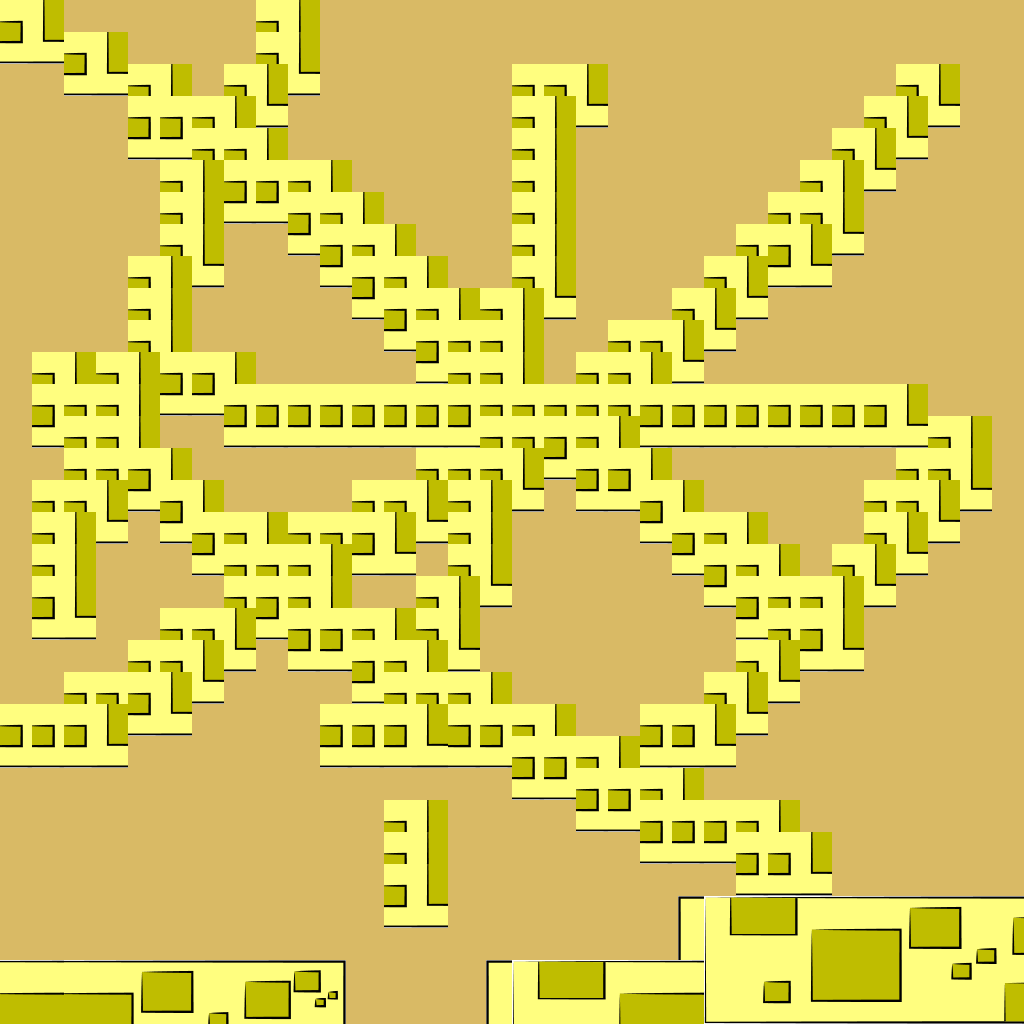

Tiled map render using the project's own tile images. Description and the map definition, with tile-layer contents summarised, below:
An orthogonal 32x32 tile map with 32x32 px tiles, 1 tile layer (tiles), 2 tilesets and 2 objects (object, player).

<map version="1.0" orientation="orthogonal" width="32" height="32" tilewidth="32" tileheight="32" backgroundcolor="#d9ba65">
 <tileset firstgid="1" name="tiles" tilewidth="64" tileheight="64">
  <image source="../graphics/tiles.png" width="512" height="128" />
 </tileset>
 <tileset firstgid="17" name="char" tilewidth="128" tileheight="128">
  <image source="../graphics/char.png" width="256" height="128" />
 </tileset>
 <layer name="tiles" width="32" height="32">
  <data>[1024 cells, 203 non-empty, 13 distinct tile ids]</data>
 </layer>
 <objectgroup name="objects" width="32" height="32">
  <object name="enemy" type="object" gid="17" x="908" y="819" width="32" height="32">
   <properties>
    <property name="speed" value="40" />
   </properties>
  </object>
  <object name="player" type="player" gid="18" x="58" y="927" width="32" height="32">
   <properties>
    <property name="speed" value="80" />
   </properties>
  </object>
 </objectgroup>
</map>